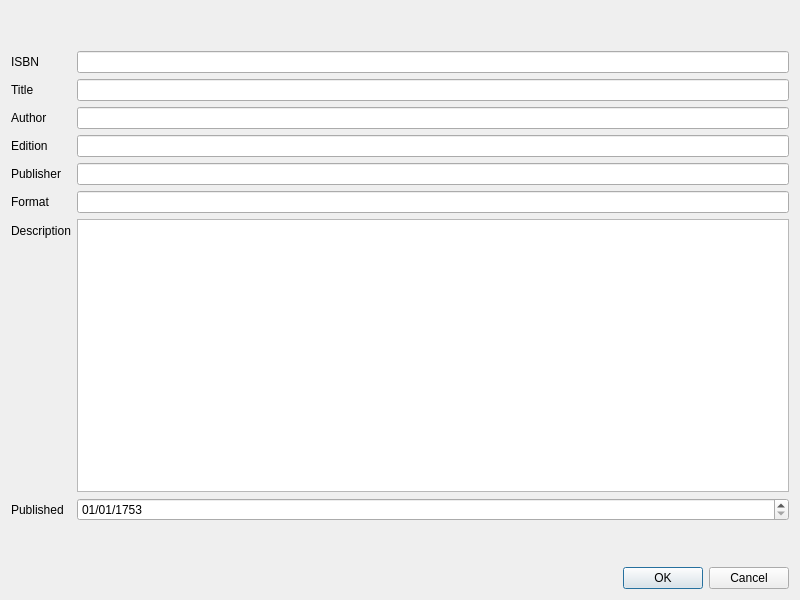
<?xml version="1.0" encoding="UTF-8"?>
<ui version="4.0">
 <class>AddBookFormUser</class>
 <widget class="QDialog" name="AddBookFormUser">
  <property name="geometry">
   <rect>
    <x>0</x>
    <y>0</y>
    <width>800</width>
    <height>600</height>
   </rect>
  </property>
  <property name="minimumSize">
   <size>
    <width>800</width>
    <height>600</height>
   </size>
  </property>
  <property name="maximumSize">
   <size>
    <width>800</width>
    <height>600</height>
   </size>
  </property>
  <property name="windowTitle">
   <string>Dialog</string>
  </property>
  <layout class="QVBoxLayout" name="verticalLayout_2">
   <item>
    <layout class="QVBoxLayout" name="verticalLayout">
     <item>
      <spacer name="verticalSpacer">
       <property name="orientation">
        <enum>Qt::Vertical</enum>
       </property>
       <property name="sizeType">
        <enum>QSizePolicy::Fixed</enum>
       </property>
       <property name="sizeHint" stdset="0">
        <size>
         <width>20</width>
         <height>40</height>
        </size>
       </property>
      </spacer>
     </item>
     <item>
      <layout class="QFormLayout" name="formLayout">
       <item row="0" column="0">
        <widget class="QLabel" name="iSBNLabel">
         <property name="text">
          <string>ISBN</string>
         </property>
        </widget>
       </item>
       <item row="0" column="1">
        <widget class="QLineEdit" name="iSBNLineEdit"/>
       </item>
       <item row="1" column="0">
        <widget class="QLabel" name="titleLabel">
         <property name="text">
          <string>Title</string>
         </property>
        </widget>
       </item>
       <item row="1" column="1">
        <widget class="QLineEdit" name="titleLineEdit"/>
       </item>
       <item row="2" column="0">
        <widget class="QLabel" name="authorLabel">
         <property name="text">
          <string>Author</string>
         </property>
        </widget>
       </item>
       <item row="2" column="1">
        <widget class="QLineEdit" name="authorLineEdit"/>
       </item>
       <item row="3" column="0">
        <widget class="QLabel" name="editionLabel">
         <property name="text">
          <string>Edition</string>
         </property>
        </widget>
       </item>
       <item row="3" column="1">
        <widget class="QLineEdit" name="editionLineEdit"/>
       </item>
       <item row="4" column="0">
        <widget class="QLabel" name="publisherLabel">
         <property name="text">
          <string>Publisher</string>
         </property>
        </widget>
       </item>
       <item row="4" column="1">
        <widget class="QLineEdit" name="publisherLineEdit"/>
       </item>
       <item row="5" column="0">
        <widget class="QLabel" name="formatLabel">
         <property name="text">
          <string>Format</string>
         </property>
        </widget>
       </item>
       <item row="5" column="1">
        <widget class="QLineEdit" name="formatLineEdit"/>
       </item>
       <item row="6" column="0">
        <widget class="QLabel" name="descriptionLabel">
         <property name="text">
          <string>Description</string>
         </property>
        </widget>
       </item>
       <item row="6" column="1">
        <widget class="QPlainTextEdit" name="DescriptionTextEdit"/>
       </item>
       <item row="7" column="0">
        <widget class="QLabel" name="publishingDateLabel">
         <property name="text">
          <string>Published</string>
         </property>
        </widget>
       </item>
       <item row="7" column="1">
        <widget class="QDateEdit" name="publishingDateDateEdit">
         <property name="displayFormat">
          <string>dd/MM/yyyy</string>
         </property>
         <property name="date">
          <date>
           <year>1753</year>
           <month>1</month>
           <day>1</day>
          </date>
         </property>
        </widget>
       </item>
      </layout>
     </item>
     <item>
      <spacer name="verticalSpacer_2">
       <property name="orientation">
        <enum>Qt::Vertical</enum>
       </property>
       <property name="sizeType">
        <enum>QSizePolicy::Fixed</enum>
       </property>
       <property name="sizeHint" stdset="0">
        <size>
         <width>20</width>
         <height>40</height>
        </size>
       </property>
      </spacer>
     </item>
     <item>
      <widget class="QDialogButtonBox" name="buttonBox">
       <property name="standardButtons">
        <set>QDialogButtonBox::Cancel|QDialogButtonBox::Ok</set>
       </property>
      </widget>
     </item>
    </layout>
   </item>
  </layout>
 </widget>
 <resources/>
 <connections/>
</ui>
